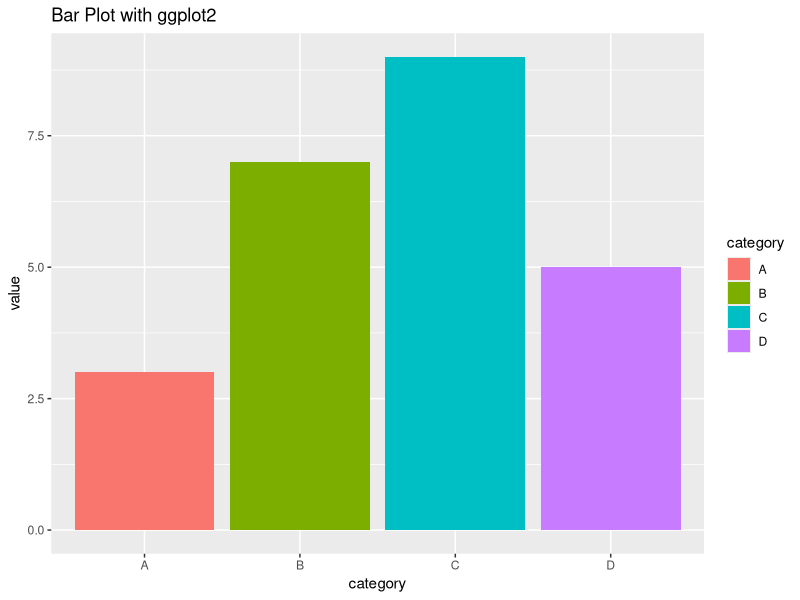
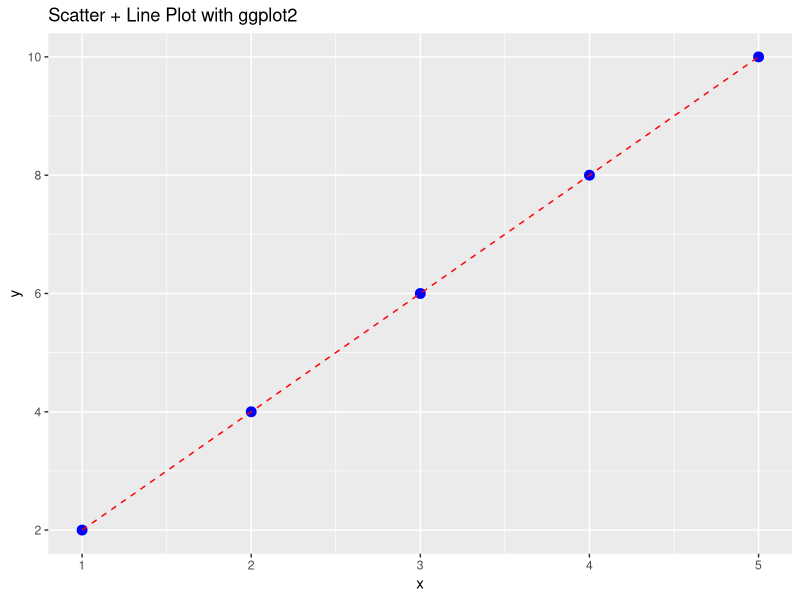
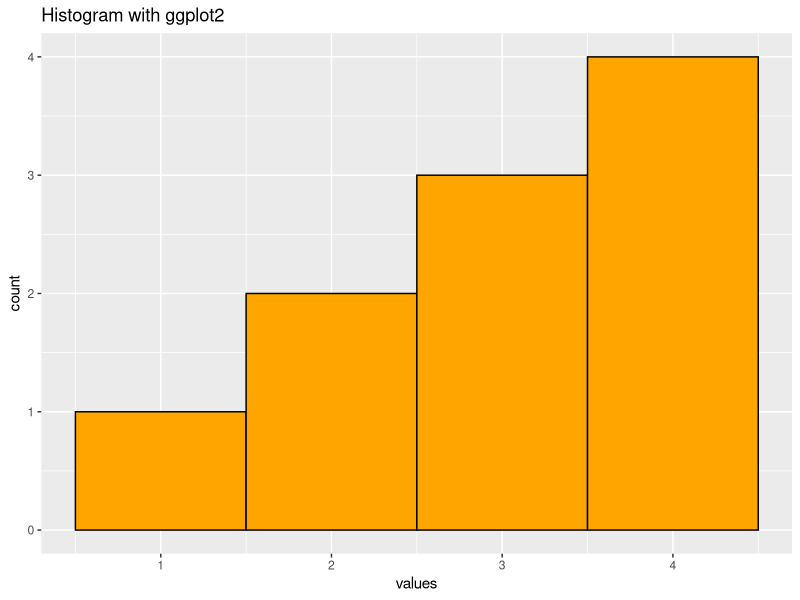

R code for these plots, in order:
print("############################################################")
print("# 2. Plotting with ggplot2")
print("############################################################")

# Check if ggplot2 is installed
if (!requireNamespace("ggplot2", quietly = TRUE)) {
  install.packages("ggplot2")
}
library(ggplot2)

# Sample data frame
df <- data.frame(
  category = c("A", "B", "C", "D"),
  value = c(3, 7, 9, 5)
)

# Bar plot
p1 <- ggplot(df, aes(x = category, y = value, fill = category)) +
  geom_bar(stat = "identity") +
  ggtitle("Bar Plot with ggplot2")
print(p1)

# Scatter plot with line
df2 <- data.frame(x = 1:5, y = c(2, 4, 6, 8, 10))
p2 <- ggplot(df2, aes(x = x, y = y)) +
  geom_point(color = "blue", size = 3) +
  geom_line(color = "red", linetype = "dashed") +
  ggtitle("Scatter + Line Plot with ggplot2")
print(p2)

# Histogram
values <- c(1,2,2,3,3,3,4,4,4,4)
df_hist <- data.frame(values = values)
p3 <- ggplot(df_hist, aes(x = values)) +
  geom_histogram(binwidth = 1, fill = "orange", color = "black") +
  ggtitle("Histogram with ggplot2")
print(p3)
